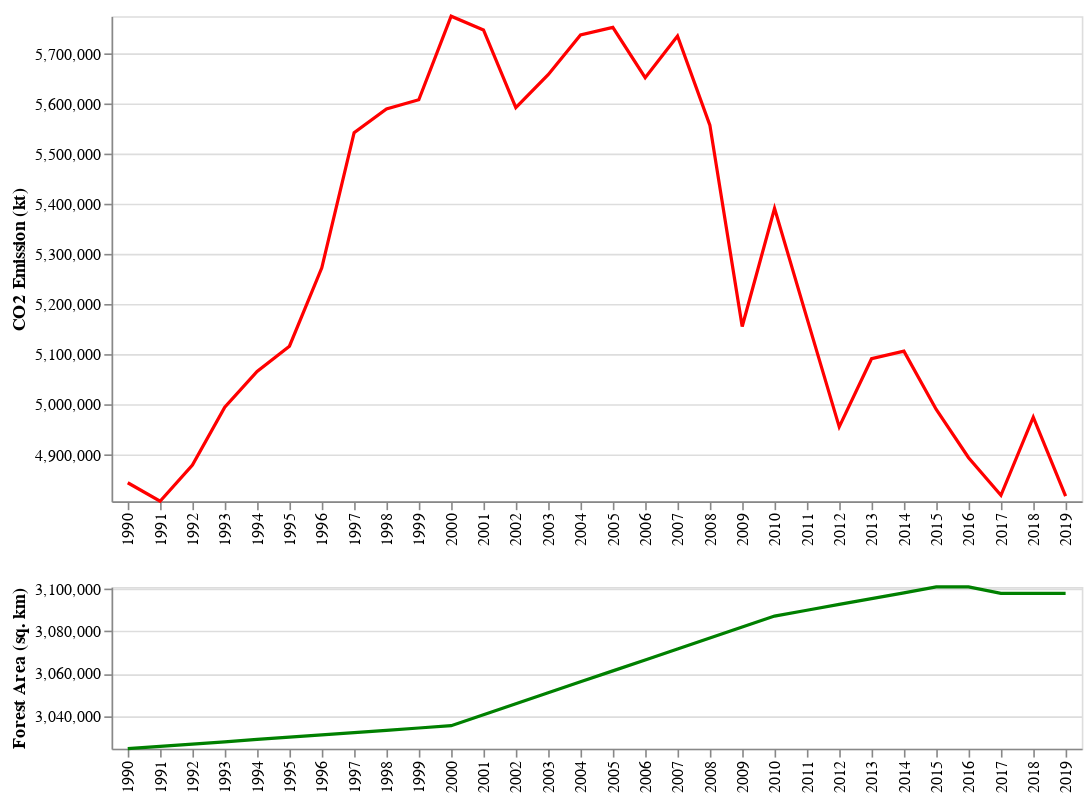

The cell this chart's notebook holds for it:
### Code cell
# Lets plot and see how CO2 output and forest area in the US change over time.
co2_forest_change(us_forest_co2_df)

### Figure 1 — Vega-Lite specification as saved in the notebook (floating-point values rounded to 4 significant figures)
{"config": {"view": {"continuousWidth": 400, "continuousHeight": 300}}, "vconcat": [{"mark": {"type": "line", "color": "red"}, "encoding": {"x": {"field": "year", "title": "", "type": "ordinal"}, "y": {"field": "co2_emi", "scale": {"domain": [4808000.0, 5776000.0]}, "title": "CO2 Emission (kt)", "type": "quantitative"}}, "width": 600}, {"mark": {"type": "line", "color": "green"}, "encoding": {"x": {"field": "year", "title": "", "type": "ordinal"}, "y": {"field": "forest_area", "scale": {"domain": [3024000.0, 3101000.0]}, "title": "Forest Area (sq. km)", "type": "quantitative"}}, "height": 100, "width": 600}], "data": {"name": "data-62f9010f382d4e28ebee5237ca808551"}, "$schema": "https://vega.github.io/schema/vega-lite/v4.17.0.json", "datasets": {"data-62f9010f382d4e28ebee5237ca808551": [{"year": "1990", "forest_area": 3024000.0, "co2_emi": 4845000.0}, {"year": "1991", "forest_area": 3026000.0, "co2_emi": 4808000.0}, {"year": "1992", "forest_area": 3027000.0, "co2_emi": 4880000.0}, {"year": "1993", "forest_area": 3028000.0, "co2_emi": 4995000.0}, {"year": "1994", "forest_area": 3029000.0, "co2_emi": 5067000.0}, {"year": "1995", "forest_area": 3030000.0, "co2_emi": 5117000.0}, {"year": "1996", "forest_area": 3031000.0, "co2_emi": 5273000.0}, {"year": "1997", "forest_area": 3032000.0, "co2_emi": 5543000.0}, {"year": "1998", "forest_area": 3033000.0, "co2_emi": 5591000.0}, {"year": "1999", "forest_area": 3034000.0, "co2_emi": 5609000.0}, {"year": "2000", "forest_area": 3035000.0, "co2_emi": 5776000.0}, {"year": "2001", "forest_area": 3041000.0, "co2_emi": 5748000.0}, {"year": "2002", "forest_area": 3046000.0, "co2_emi": 5593000.0}, {"year": "2003", "forest_area": 3051000.0, "co2_emi": 5659000.0}, {"year": "2004", "forest_area": 3056000.0, "co2_emi": 5738000.0}, {"year": "2005", "forest_area": 3061000.0, "co2_emi": 5753000.0}, {"year": "2006", "forest_area": 3066000.0, "co2_emi": 5653000.0}, {"year": "2007", "forest_area": 3072000.0, "co2_emi": 5736000.0}, {"year": "2008", "forest_area": 3077000.0, "co2_emi": 5558000.0}, {"year": "2009", "forest_area": 3082000.0, "co2_emi": 5156000.0}, {"year": "2010", "forest_area": 3087000.0, "co2_emi": 5392000.0}, {"year": "2011", "forest_area": 3090000.0, "co2_emi": 5174000.0}, {"year": "2012", "forest_area": 3093000.0, "co2_emi": 4956000.0}, {"year": "2013", "forest_area": 3095000.0, "co2_emi": 5092000.0}, {"year": "2014", "forest_area": 3098000.0, "co2_emi": 5107000.0}, {"year": "2015", "forest_area": 3101000.0, "co2_emi": 4991000.0}, {"year": "2016", "forest_area": 3101000.0, "co2_emi": 4894000.0}, {"year": "2017", "forest_area": 3098000.0, "co2_emi": 4819000.0}, {"year": "2018", "forest_area": 3098000.0, "co2_emi": 4975000.0}, {"year": "2019", "forest_area": 3098000.0, "co2_emi": 4818000.0}]}}
